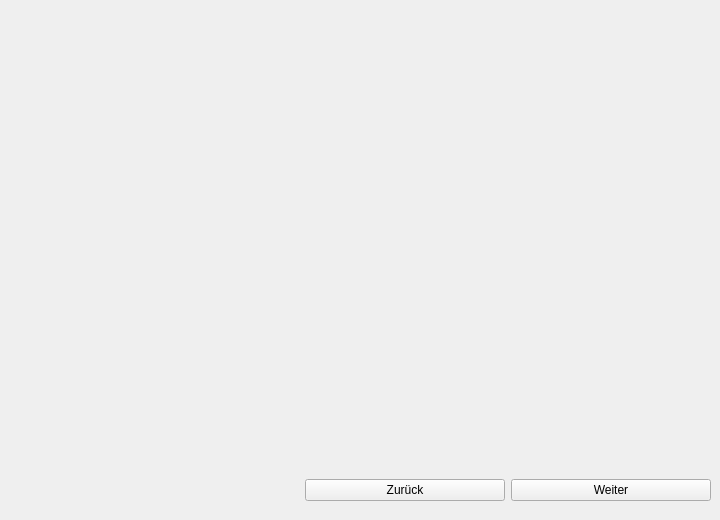
               <widget class="QWidget" name="vorbereitungPage5">
                <property name="sizePolicy">
                 <sizepolicy hsizetype="Expanding" vsizetype="Expanding">
                  <horstretch>0</horstretch>
                  <verstretch>0</verstretch>
                 </sizepolicy>
                </property>
                <widget class="QWidget" name="horizontalLayoutWidget_6">
                 <property name="geometry">
                  <rect>
                   <x>10</x>
                   <y>470</y>
                   <width>701</width>
                   <height>41</height>
                  </rect>
                 </property>
                 <layout class="QHBoxLayout" name="horizontalLayout_10">
                  <item>
                   <spacer name="horizontalSpacer_6">
                    <property name="orientation">
                     <enum>Qt::Horizontal</enum>
                    </property>
                    <property name="sizeHint" stdset="0">
                     <size>
                      <width>40</width>
                      <height>20</height>
                     </size>
                    </property>
                   </spacer>
                  </item>
                  <item>
                   <widget class="QPushButton" name="vorbereitungPrev_5">
                    <property name="minimumSize">
                     <size>
                      <width>200</width>
                      <height>0</height>
                     </size>
                    </property>
                    <property name="maximumSize">
                     <size>
                      <width>200</width>
                      <height>16777215</height>
                     </size>
                    </property>
                    <property name="text">
                     <string>Zurück</string>
                    </property>
                   </widget>
                  </item>
                  <item>
                   <widget class="QPushButton" name="vorbereitungWeiter_6">
                    <property name="minimumSize">
                     <size>
                      <width>200</width>
                      <height>0</height>
                     </size>
                    </property>
                    <property name="maximumSize">
                     <size>
                      <width>200</width>
                      <height>16777215</height>
                     </size>
                    </property>
                    <property name="text">
                     <string>Weiter</string>
                    </property>
                   </widget>
                  </item>
                 </layout>
                </widget>
               </widget>
